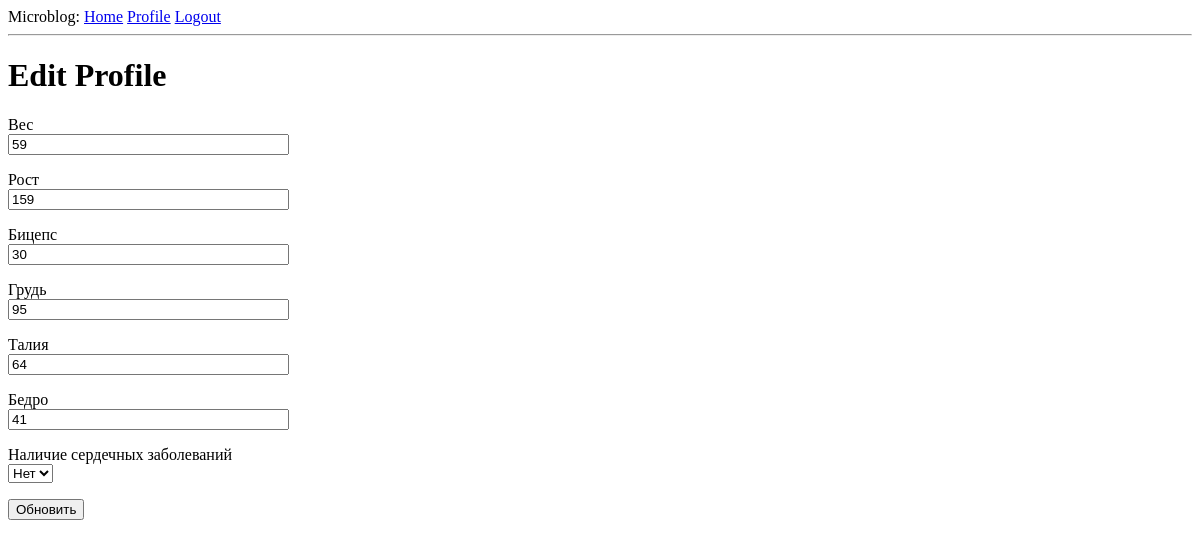
The page /edit_profile (signed in) on the database as committed earlier.
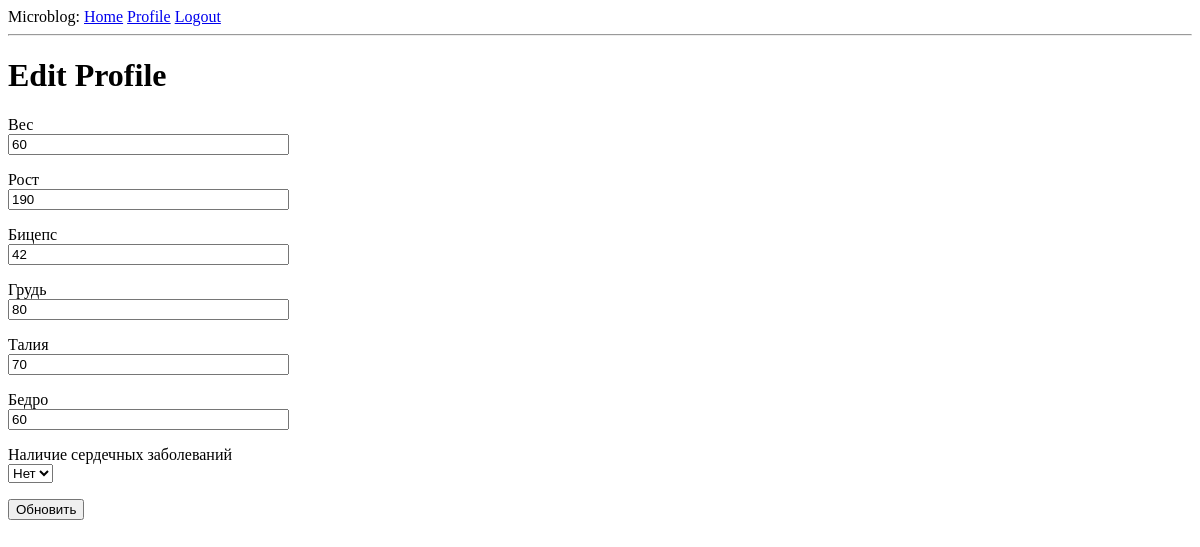
The same page on the database as committed later.
### app/models.py (models this page shows)
class InfoUser(db.Model):
    id = db.Column(db.Integer, primary_key=True)
    user_id = db.Column(db.Integer, db.ForeignKey('user.id'))
    weight = db.Column(db.Integer)
    height = db.Column(db.Integer)
    arms = db.Column(db.Integer)
    chest = db.Column(db.Integer)
    waist = db.Column(db.Integer)
    femur = db.Column(db.Integer)
    heartDiseases = db.Column(db.String(12))
    date_of_change = db.Column(db.Date, default=datetime.utcnow())
    training_list_id = db.Column(db.Integer, db.ForeignKey('training_list.id'))

### app/routes.py (the view)
@app.route('/edit_profile', methods=['GET', 'POST'])
@login_required
def edit_profile():
    form = EditProfileForm()
    if form.validate_on_submit():
        info = InfoUser(info=current_user, weight=form.weight.data,
                        height=form.height.data,
                        arms = form.arms.data,
                        chest = form.chest.data,
                        waist = form.waist.data,
                        femur = form.femur.data,
                        heartDiseases= form.heartDiseases.data)
        db.session.add(info)
        db.session.commit()
        return redirect(url_for('edit_profile'))
        flash('Изменения внесены!')
    elif request.method == 'GET':
        param = current_user.lastinfo_user()
        form.femur.data = param.femur
        form.waist.data = param.waist
        form.weight.data = param.weight
        form.height.data = param.height
        form.arms.data = param.arms
        form.chest.data = param.chest
        form.heartDiseases.data = param.heartDiseases
    return render_template('edit_profile.html', title='Edit profile', form=form)

### app/forms.py
class EditProfileForm(FlaskForm):
    weight = StringField('Вес', validators=[DataRequired()])
    height = StringField('Рост', validators=[DataRequired()])
    arms = StringField('Бицепс', validators=[DataRequired()])
    chest = StringField('Грудь', validators=[DataRequired()])
    waist = StringField('Талия', validators=[DataRequired()])
    femur = StringField('Бедро', validators=[DataRequired()])
    heartDiseases = SelectField('Наличие сердечных заболеваний',  choices = [('No','Нет'),('Yes','Да')])
    submit = SubmitField('Обновить')

### app/models.py (called while the page is built)
@login.user_loader
def load_user(id):
    return User.query.get(int(id))

    def lastinfo_user(self):
        param = InfoUser.query.filter_by(user_id=self.id)
        return param[-1]

### app/routes.py (called while the page is built)
@app.before_request
def before_request():
    if current_user.is_authenticated:
        current_user.last_seen = datetime.utcnow()
        db.session.commit()

### app/templates/edit_profile.html (shortened to what this page needs)
{% extends "base.html" %}
{% block content %}
    <h1>Edit Profile</h1>
    <form action="" method="post">
        <p>
            {{ form.weight.label }}<br>
            {{ form.weight(size=32) }}<br>
        </p>
        <p>
            {{ form.height.label }}<br>
            {{ form.height(size=32) }}<br>
        </p>
        <p>
            {{ form.arms.label }}<br>
            {{ form.arms(size=32) }}<br>
        </p>
        <p>
            {{ form.chest.label }}<br>
            {{ form.chest(size=32) }}<br>
        </p>
        <p>
            {{ form.waist.label }}<br>
            {{ form.waist(size=32) }}<br>
        </p>
        <p>
            {{ form.femur.label }}<br>
            {{ form.femur(size=32) }}<br>
        </p>
         <p>
            {{ form.heartDiseases.label }}<br>
            {{ form.heartDiseases }}<br>
        </p>
        <p>{{ form.submit() }}</p>
    </form>
{% endblock %}

Rows that differ between the two databases and show on the page:
added InfoUser: weight "60", height "190", arms "42", chest "80", waist "70", femur "60", heartDiseases "Нет"
Other text that changed with them:
form field weight: "59" → (not shown)
form field height: "159" → (not shown)
form field arms: "30" → (not shown)
form field chest: "95" → (not shown)
form field waist: "64" → (not shown)
form field femur: "41" → (not shown)
form field heartDiseases: "Нет" → (not shown)
